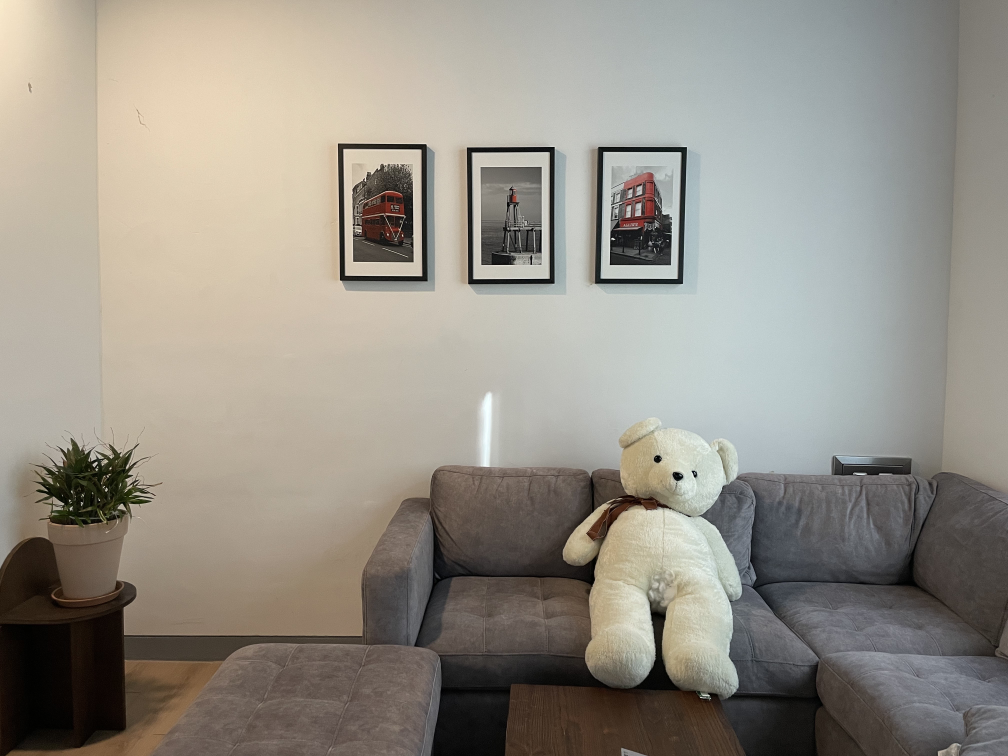
//> input picture DBs/Handong10_1.jpg, 4032 x 3024 px (shown at 1/4 size); its folder holds only this picture in this run
$ ./22200450   (built with g++ and OpenCV 4)
//> lines starting //> are read from the running program, lines starting //| are printed output that depends on the picture
#include <opencv2/opencv.hpp>
#include <iostream>

using namespace std;
using namespace cv;

int main() {

    Mat query, image, descriptors1, descriptors2;
    Ptr<ORB> orbF = ORB::create(1000);
    vector<KeyPoint> keypoints1, keypoints2;
    vector<vector<DMatch> > matches;
    vector<DMatch> goodMatches;
    vector<DMatch> goodMatches2;
    BFMatcher matcher(NORM_HAMMING);
    Mat imgMatches;

    float nndr = 0.6f;

    // Input query image
    string queryImagePath;
    string DBImagePath;
    cout << "Enter query image name: ";
    cin >> queryImagePath;
//> the answer given: DBs/Handong10_1.jpg
    queryImagePath = "/Users/ysh/Desktop/oye/assignment/query_image/" + queryImagePath;
    query = imread(queryImagePath);
//> query is the input picture: 3024 rows x 4032 cols, CV_8UC3; mean B, G, R 134.9, 144.5, 149.5
    resize(query, query, Size(640, 480));
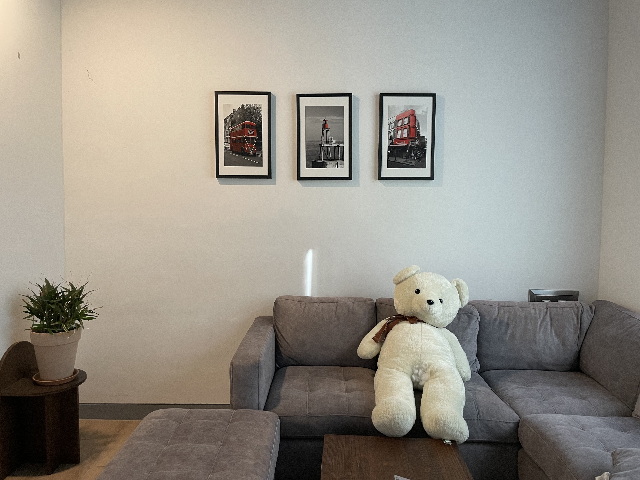
//> query: 480 rows x 640 cols, CV_8UC3; mean B, G, R 134.8, 144.3, 149.4

    if (query.empty()) {
        cout << "No file!" << endl;
        return -1;
    }

    // Load the image DBs
    vector<String> dbImages;
    glob("/Users/ysh/Desktop/oye/assignment/DBs/*.jpg", dbImages);

    if (dbImages.empty()) {
        cout << "No DB Images";
        return -1;
    }

    // Process each image in the DB
    int bestMatchIndex = -1;
    double bestMatchScore = DBL_MAX; // big number

    for (int i = 0; i < dbImages.size(); i++) {
        image = imread(dbImages[i]);
        if (image.empty()) {
            cout << "db Image is empty";
            continue;
        }

        resize(image, image, Size(640, 480));

        // Compute ORB Features
        orbF->detectAndCompute(query, noArray(), keypoints1, descriptors1);
//> keypoints1 = 1000 keypoints; strongest (x, y, size): (219, 174, 31), (219, 172, 31), (220, 173, 37.2), (347, 175, 37.2)
        orbF->detectAndCompute(image, noArray(), keypoints2, descriptors2);
//> keypoints2 has the same summary as keypoints1

        // KNN Matching (k-nearest neighbor matching)
        int k = 2;
        matcher.knnMatch(descriptors1, descriptors2, matches, k);
//> matches = 1000 matches

        // Find good matches
        for (int j = 0; j < matches.size(); j++) {
            if (matches.at(j).size() == 2 && matches.at(j).at(0).distance <= nndr * matches.at(j).at(1).distance) {
                goodMatches.push_back(matches[j][0]);
                // cout << "image number " << j+1 << "matching: " << goodMatches[j] << endl;
            }
        }
//> after the loop, goodMatches = 1000 matches
        cout << "goodMatches vector size: " << goodMatches.size() << endl;
//| goodMatches vector size: 1000

        if (goodMatches.size() < 4) {
            cout << "Matching failed for image " << dbImages[i] << endl;
        }
        else {
            double score = static_cast<double>(goodMatches.size());
//> score = 1000
            if (score < bestMatchScore) {
                bestMatchScore = score;
//> bestMatchScore = 1000
                bestMatchIndex = i;
                // goodMatches2.push_back(matches[i][0]);
            }
        }
        goodMatches.clear();
//> goodMatches = 0 matches
    }
//> after the loop, bestMatchScore = 1000
    cout << "bestMatchIndex: " << bestMatchIndex << endl;

    if (bestMatchIndex != -1) {
        // Display query and best matching image
        image = imread(dbImages[bestMatchIndex]);
        resize(image, image, Size(640, 480));
        vector<char> emptyMask;
        drawMatches(query, keypoints1, image, keypoints2, goodMatches, imgMatches, Scalar::all(-1), Scalar(-1), emptyMask, DrawMatchesFlags::NOT_DRAW_SINGLE_POINTS);
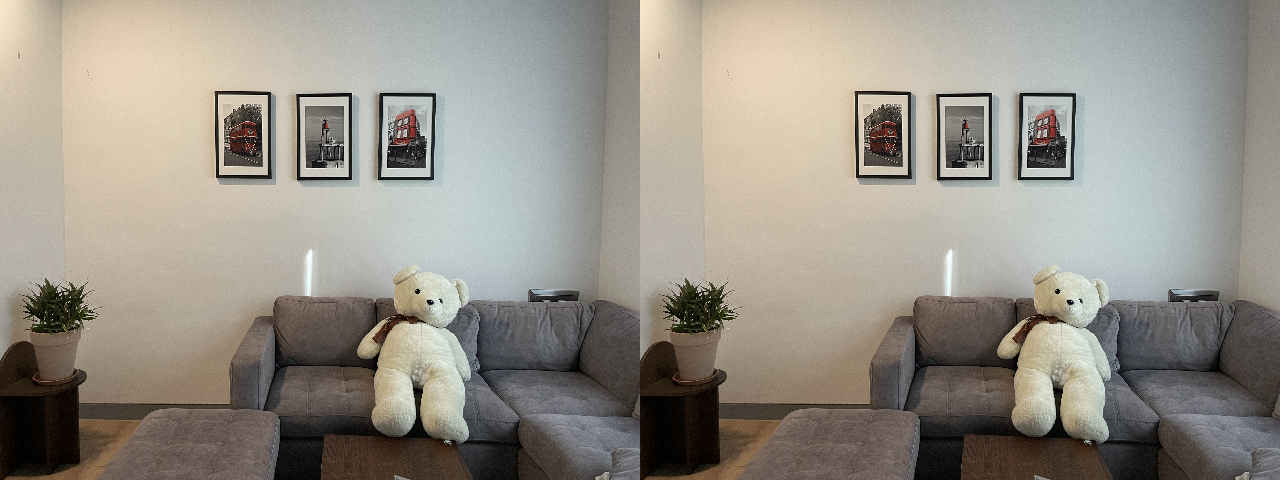
//> imgMatches: 480 rows x 1280 cols, CV_8UC3; mean B, G, R 134.8, 144.3, 149.4
        imshow("Query", query);
        imshow("Best_matching", imgMatches);
        waitKey(0);
    } else {
        cout << "No good matches found." << endl;
    }
    return 0;
}

$ run again, on DBs/Handong5_1.jpg
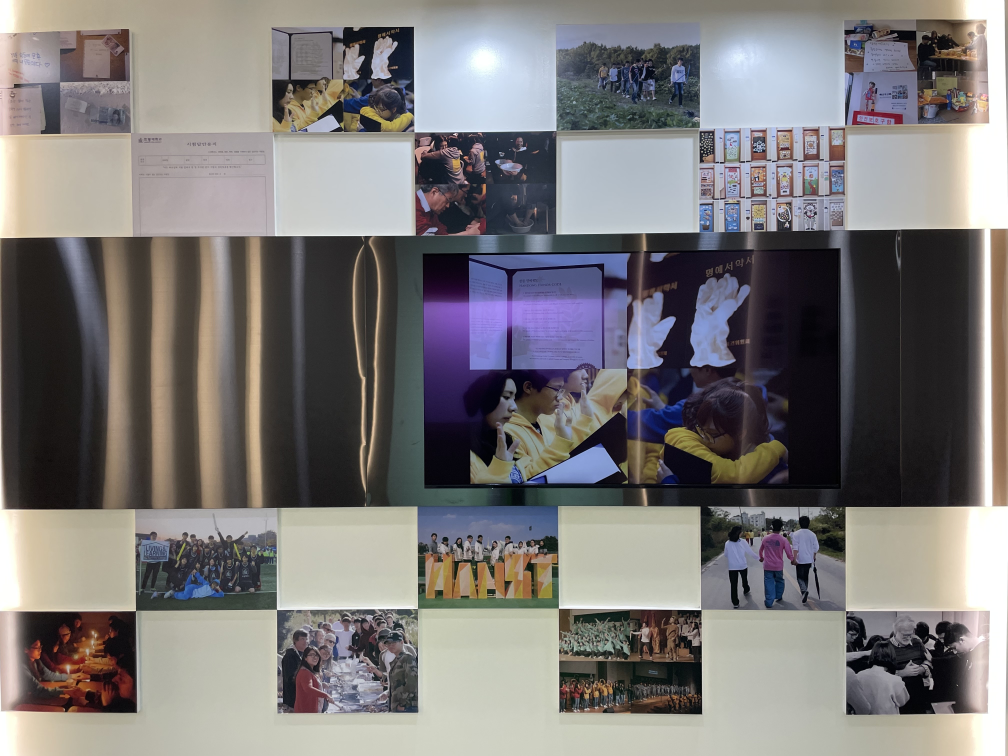
//> input picture DBs/Handong5_1.jpg, 4032 x 3024 px (shown at 1/4 size)
//> query is the input picture: 3024 rows x 4032 cols, CV_8UC3; mean B, G, R 120.7, 121.1, 124.3
//> `resize(query, query, Size(640, 480));`:
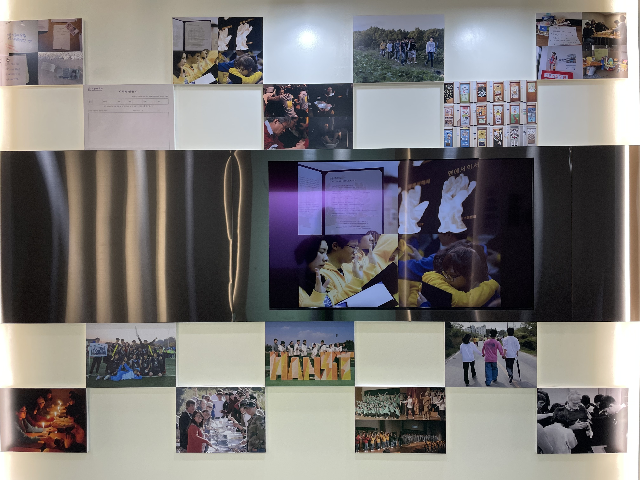
//> query: 480 rows x 640 cols, CV_8UC3; mean B, G, R 120.6, 120.9, 124.2
//> keypoints1 = 1000 keypoints; strongest (x, y, size): (592, 407, 31), (444, 389, 31), (590, 407, 31), (445, 84, 31)
//> keypoints2 has the same summary as keypoints1
//> matches = 1000 matches
//| goodMatches vector size: 1000
//> score = 1000
//> `goodMatches.clear();`: goodMatches = 0 matches
//> after the loop `for (int i = 0; i < dbImages.size(); i++)`: bestMatchScore = 1000
//> `drawMatches(query, keypoints1, image, keypoints2, goodMatches, imgMatc..`:
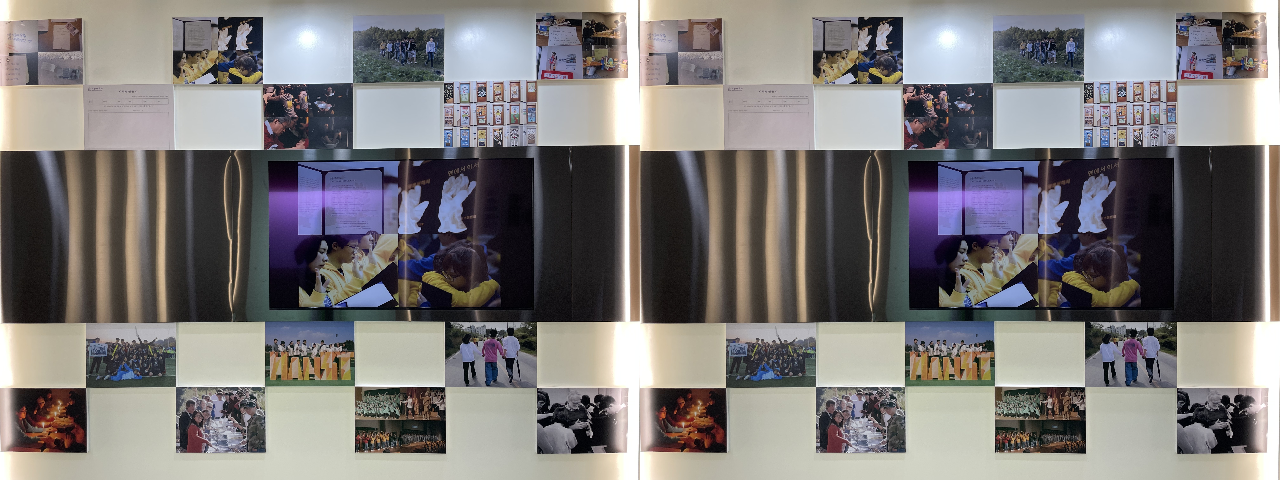
//> imgMatches: 480 rows x 1280 cols, CV_8UC3; mean B, G, R 120.6, 120.9, 124.2
